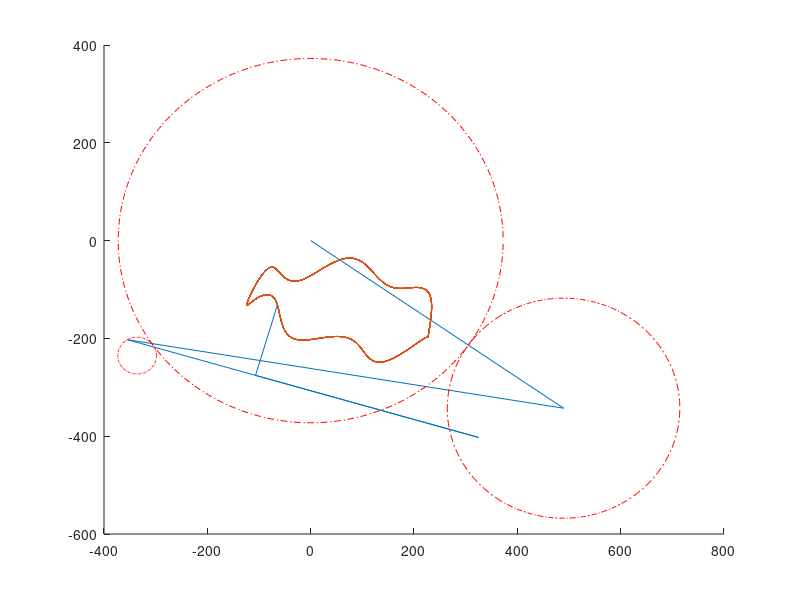
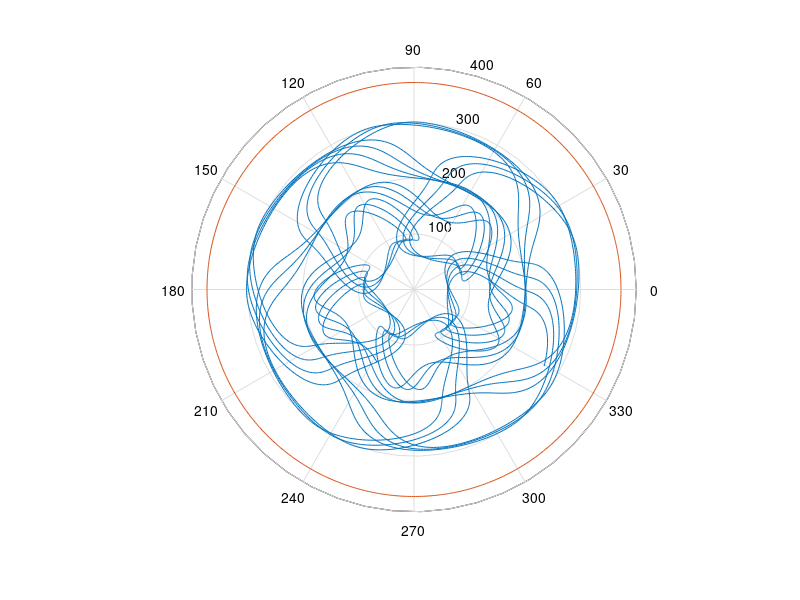

MATLAB code for these plots, in order:
clear all;
clc
% close all;
%%Cycloid Drawing Machine
m=5; %%module (mm)

%%Define the Main Gear
%%Teeth=150;
Mt=149;
Mc=[0 0];
figure;
hold on;
%%Driving gear
%%teeth=50;
Dt=90;
Dr=80; %%times the module (value of Dr has to be less than half of the number of teeth)
if Dr> (0.5*Dt) 
    disp('Correcting the length of the arm...');
    Dr=Dr-(0.5*Dt);
    if Dr> (0.5*Dt) 
        disp('the arm is longer than the gear..')
        Dr= 0.5*Dt;
        disp('arm length is corrected to be equal to the pitch radius of the gear!')
    end
end

%%machine parameter
rd=Dr*m;

%%angle of the line joining the centre of the main gear and driving gear w.r.t positive x axis in degrees is angled
angled=-35;
dcentre=[0.5*(Mt+Dt)*m*cosd(angled) 0.5*(Mt+Dt)*m*sind(angled)];

%%Pivot Point **this can be floating as well as fixed**
%%floating point means it is mounted on an additional gear in the gear train
%%Pivot point also has the pin for the sliding link
%%number of teeth on the last gear with the moving pivot
lastt=15;
anglelast=-145;
lastcentre=[0.5*(Mt+lastt)*m*cosd(anglelast) 0.5*(Mt+lastt)*m*sind(anglelast)];


%%Adjustable sliding link parameters
l1=450;
l2=150;
%%This is the setup information. Based on this, we mark the innitial position of all the critical points and then using time marching, find the subsequent positions of all the critical
i=0;
for t=1:0.5:3600
    i=i+1;
    alpha=-t; %%angle of driving gear in degree
    omegad= 1 * (Mt/Dt);
    omegalast= 1 * (Mt/lastt);
    gamma= omegalast * t;
    beta=t*omegad; %%angle of driven gear in degree
    P= [(lastcentre(1)+ (lastt*m*0.5) * cosd(gamma)) (lastcentre(2)+ (lastt*m*0.5) * sind(gamma))];
    p1 = [((dcentre(1)) + rd * cosd(beta)) ((dcentre(2)) + rd * sind(beta))];
    sliderlen=sqrt((P(1)-p1(1))^2+(P(2)-p1(2))^2);
    uvect1 = [((P(1)-p1(1))/sliderlen) ((P(2)-p1(2))/sliderlen)];
    p2 =[p1(1)+uvect1(1)*l1 p1(2)+uvect1(2)*l1];
    uvect2 = [uvect1(2) -1*uvect1(1)];
    p3 =[p2(1)+uvect2(1)*l2 p2(2)+uvect2(2)*l2];
    x(i)=p3(1);
    y(i)=p3(2);
end
% p1 = [((dcentre(1)) + rd * cosd(0)) ((dcentre(2)) + rd * sind(0))];
% P= [(lastcentre(1)+ (lastt*m*0.5) * cosd(0)) (lastcentre(2)+ (lastt*m*0.5) * sind(0))];
p=[Mc(1) dcentre(1) P(1) p1(1) p2(1) p3(1)];
q=[Mc(2) dcentre(2) P(2) p1(2) p2(2) p3(2)];
plot (p,q)
plot (x,y)

%%circle plot trial
for i=1:1:360
    g1x(i)= (Mt*m*0.5) * cosd(i);
    g1y(i)= (Mt*m*0.5) * sind(i);
end
plot(g1x,g1y,'red-.')

for i=1:1:360
    g2x(i)= dcentre(1)+ (Dt*m*0.5) * cosd(i);
    g2y(i)= dcentre(2)+ (Dt*m*0.5) * sind(i);
end
plot(g2x,g2y,'red-.')

for i=1:1:360
    g2x(i)= lastcentre(1)+ (lastt*m*0.5) * cosd(i);
    g2y(i)= lastcentre(2)+ (lastt*m*0.5) * sind(i);
end
plot(g2x,g2y,'red-.')

figure
i=0;
for t=1:0.5:360*10
    i=i+1;
    alpha=-1*t;
    theta1 = atan2d(y(i),x(i));
    aar(i)= sqrt((x(i))^2+(y(i))^2);
    theta(i)= t*pi/180;
    phi(i)=(alpha+theta1);
    p(i)= aar(i) * cos(alpha+theta1);
    q(i)= aar(i) * sin(alpha+theta1);
end

%%this is obviously wrong, but the angular difference, I can't capture this just yet
%%polarplot(phi,aar)
%%polarplot (theta, aar);
%%polarplot((0:0.1:2*%pi),Mt*m*0.5);

for i=1:1:length(phi)
    chi(i)=(phi(i)+i)*pi/180;
end
grid off;
polar (chi, aar);
hold on;
k=0:0.01:2*pi;
si=size(k);
l=Mt*m*0.5*ones(1,si(2));
polar(k,l);